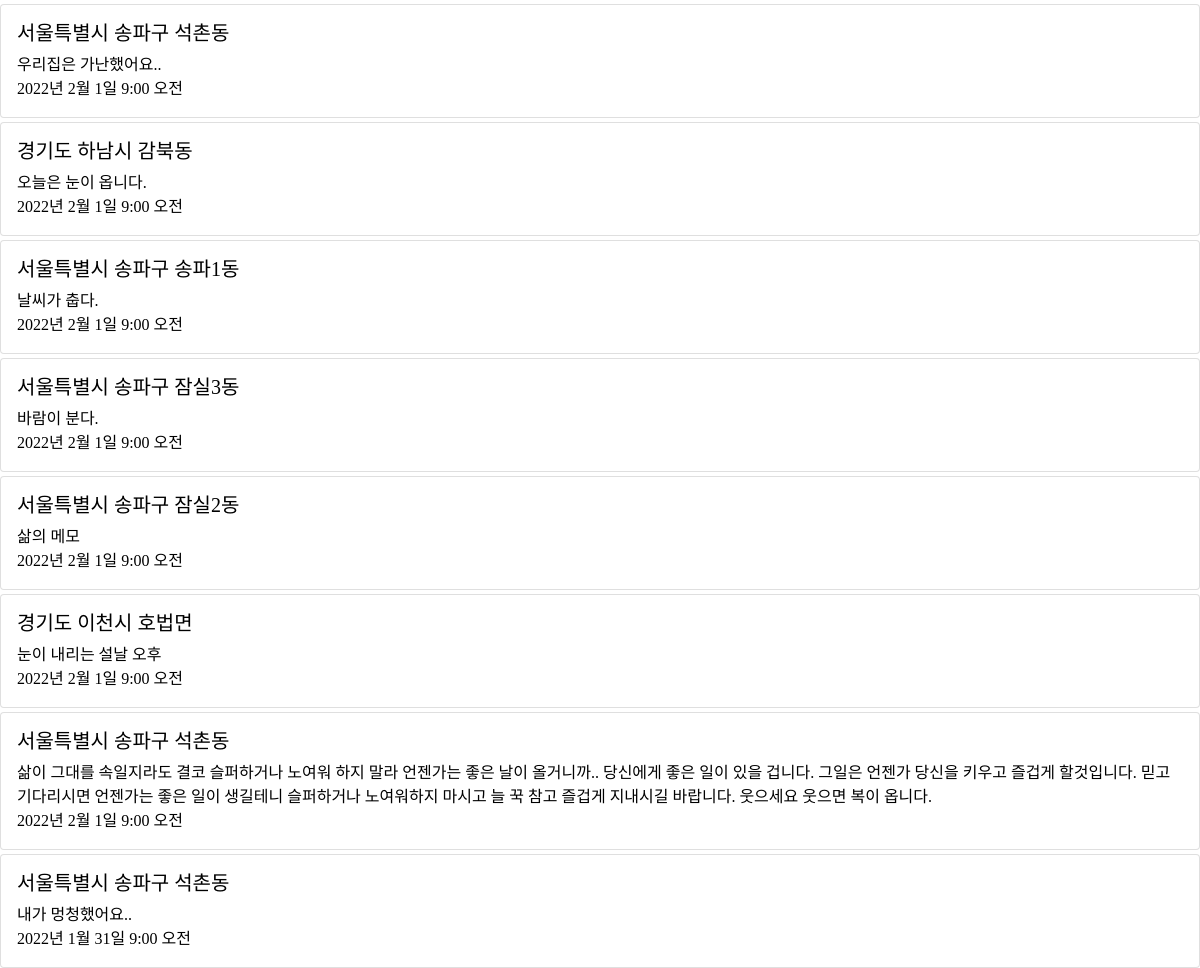
The app's page /personallist/1 with its own data.
### local/models.py (models this page shows, shortened)
class gossip_table(models.Model):
    gpsX=models.FloatField()
    gpsY=models.FloatField()
    address=models.CharField(max_length=50)
    writeDate=models.DateTimeField()
    kakaochat=models.CharField(max_length=50)
    tokenID=models.CharField(max_length=200)
    userID=models.CharField(max_length=20)
    imageURL=models.CharField(max_length=200)
    memo=models.TextField()
    userFID=models.ForeignKey(user_table,on_delete=models.CASCADE)

### local/views.py (the view)
# urls.py: path('personallist/<str:userid>',views.myList,name='mylist'),
def myList(request,userid):
    personallist=gossip_table.objects.filter(userID=userid).order_by('-writeDate')[:40]
    context={
        "personaldata":personallist,
        "uid":userid,
    }
    return render(request,'personallist.html',context)

### templates/personallist.html (shortened to what this page needs)
<!DOCTYPE html>
<html lang="en">
<head>
</head>
<link href="https://cdn.jsdelivr.net/npm/bootstrap@5.1.3/dist/css/bootstrap.min.css" rel="stylesheet">
<body>
    {% for showdata in personaldata %}
    <a href="/showmemo/{{showdata.pk}}/{{uid}}">
    <div class="card mt-1">
        <div class="card-body">
          <h5 class="card-title">{{ showdata.address }}</h5>
          <p class="card-text">{{ showdata.memo }}</p>
          {{ showdata.writeDate }}
        </div>
      </div>
    </a>
      {% endfor %}
</body>
</html>

### templates/personallist.html (style rules this page uses)
html, body { width:100%; height:100%; margin:0px; font-family:궁서; }
a { text-decoration-line: none; color:black; }

### records on screen
gossip_table: address "서울특별시 송파구 석촌동", memo "우리집은 가난했어요..", writeDate "2022년 2월 1일 9:00 오전"
gossip_table: address "경기도 하남시 감북동", memo "오늘은 눈이 옵니다.", writeDate "2022년 2월 1일 9:00 오전"
gossip_table: address "서울특별시 송파구 송파1동", memo "날씨가 춥다.", writeDate "2022년 2월 1일 9:00 오전"
gossip_table: address "서울특별시 송파구 잠실3동", memo "바람이 분다.", writeDate "2022년 2월 1일 9:00 오전"
gossip_table: address "서울특별시 송파구 잠실2동", memo "삶의 메모", writeDate "2022년 2월 1일 9:00 오전"
gossip_table: address "경기도 이천시 호법면", memo "눈이 내리는 설날 오후", writeDate "2022년 2월 1일 9:00 오전"
gossip_table: address "서울특별시 송파구 석촌동", memo "삶이 그대를 속일지라도 결코 슬퍼하거나 노여워 하지 말라 언젠가는 좋은 날이 올거니까.. 당신에게 좋은 일이 있을 겁니다. 그일은 언젠가 당신을 키우고 즐겁게 할것입니다. 믿고 기다리시면 언젠가는 좋은 일이 생길테니 슬퍼하거나 노여워하지 마시고 늘 꾹 참고 즐겁게 지내시길 바랍니다. 웃으세요 웃으면 복이 옵니다.", writeDate "2022년 2월 1일 9:00 오전"
gossip_table: address "서울특별시 송파구 석촌동", memo "내가 멍청했어요..", writeDate "2022년 1월 31일 9:00 오전"
